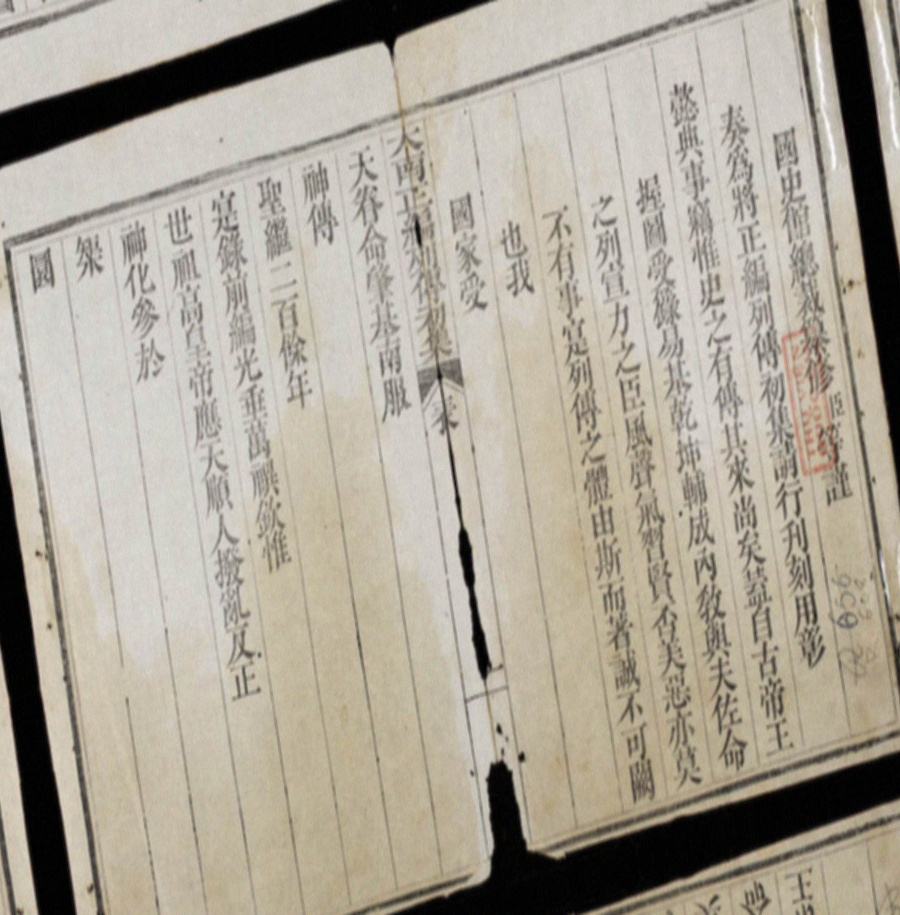
#> input picture generated_dataset/scale_rotate_noise_blur_flip_data/original_data/images/nlvnpf-0137-01-001.jpg, 900 x 915 px, found by its file name
$ jupyter execute --allow-errors data_analysis_hung.ipynb
#> lines starting #> are read from the running program, lines starting #| are printed output that depends on the picture
test các hàm cơ bản xem chạy như nào

[cell 1]
import os
import numpy as np
import matplotlib.pyplot as plt
import cv2

tạo bounding box trên labels_new: ở tập train của labels có 5 chỉ số, chỉ focus vào 4 chỉ số sau: x, y, w, h trong đó (x, y) là tọa độ tâm của chữ. Ở labels_new: (x, y) là tọa độ góc trái trên

[cell 2]
# READ IMAGES IN COLORED FORMAT
def read_image(path):
    return cv2.cvtColor(cv2.imread(path), cv2.COLOR_BGR2RGB)

# PLOT BB TO DEBUG
def plot_BB(image_path, coord_path):
    image = read_image(image_path)

    with open(coord_path, "r") as f:
        coordinates = [line.strip().split()[1:] for line in f.readlines()]

    plt.imshow(image)
    for coord in coordinates:
        # Split the coordinates
        x_upper_left, y_upper_left, x_below_right, y_below_right = map(float, coord)
        x = x_upper_left
        y = y_upper_left
        w = x_below_right - x_upper_left
        h = y_below_right - y_upper_left
        # Scale the coordinates to the image dimensions
        x *= image.shape[1]
        y *= image.shape[0]
        w *= image.shape[1]
        h *= image.shape[0]
        # Convert coordinates to integers
        x, y, w, h = map(int, (x, y, w, h))

        rect_box = plt.Rectangle((x, y), w, h, color='red', fill=False, lw=1)
        plt.gca().add_patch(rect_box)

[cell 3]
img_dir = "wb_localization_dataset/images/train/nlvnpf-0137-01-001.jpg"
coord_dir = "labels_new/train/nlvnpf-0137-01-001.txt"
#> (the rest of this cell did not finish here and is left out)

Xem data của 1 ảnh với 5 trường dữ liệu: x, y, w, h, area

[cell 4]
def cal_overall_stat(labels_folder):
  overall_stat = []
  for filename in os.listdir(labels_folder):
    if filename.endswith(".txt"):
        label_file = os.path.join(labels_folder, filename)
        with open(label_file, "r") as f:
            coordinates = [line.strip().split()[1:] for line in f.readlines()]

            for coord in coordinates:
                # Split the coordinates
                x_upper_left, y_upper_left, x_below_right, y_below_right = map(float, coord)
                x = x_upper_left
                y = y_upper_left
                w = x_below_right - x_upper_left
                h = y_below_right - y_upper_left
                area = h * w

                char_dat = [x, y, w, h, area]
                overall_stat.append(char_dat)
  return np.array(overall_stat)

overall_stat = cal_overall_stat("labels_new/train/")
print(overall_stat.shape)

Data tất cả các ảnh
hàm này sẽ trả về 5 cái variance ứng với 5 loại x, y, w, h, area của từng ảnh. Mỗi row sẽ chứa variance của từng ảnh
variance: phương sai

[cell 5]
#hàm này sẽ trả về 5 cái variance ứng với 5 loại x, y, w, h, area. Mỗi row sẽ chứa variance của từng ảnh
def cal_labels_statis(labels_folder):
  overall_statis = []
  for filename in os.listdir(labels_folder):
    if filename.endswith(".txt"):
        label_file = os.path.join(labels_folder, filename)
        with open(label_file, "r") as f:
            coordinates = [line.strip().split()[1:] for line in f.readlines()]
            pic_dat = []
            for coord in coordinates:
                # Split the coordinates
                x_upper_left, y_upper_left, x_below_right, y_below_right = map(float, coord)
                x = x_upper_left
                y = y_upper_left
                w = x_below_right - x_upper_left
                h = y_below_right - y_upper_left
                area = h * w

                char_dat = [x, y, w, h, area]
                pic_dat.append(char_dat)
            pic_dat = np.array(pic_dat)

            #Cal statistical values - variance
            x_dis = pic_dat[:, 0]
            x_var = np.var(x_dis)

            y_dis = pic_dat[:, 1]
            y_var = np.var(y_dis)

            s_w = pic_dat[:, 2]
            w_var = np.var(s_w)

            s_h = pic_dat[:, 3]
            h_var = np.var(s_h)

            s_area = pic_dat[:, 4]
            area_var = np.var(s_area)

            pic_var = [x_var, y_var, w_var, h_var, area_var]
            overall_statis.append(pic_var)
  return np.array(overall_statis)

label_stat = cal_labels_statis("labels_new/train")
print(label_stat.shape)

[cell 6]
# Create the index column
index_col = np.arange(label_stat.shape[0])
# Add the index column to the array
label_stat = np.column_stack((index_col, label_stat))

print(label_stat.shape)

Đồ thị biểu diễn phương sai của x, y, w, h, area qua từng ảnh.
trục x: thứ tự các ảnh
trục y: phương sai ứng với ảnh đó

[cell 7]
# Plotting multiple lines on a single plot
plt.plot(label_stat[:, 0], label_stat[:, 1], color='b')

# Adding labels and title
plt.xlabel('No_img')
plt.ylabel('Var')
plt.title('Stat_X')

# Displaying the legend and the plot
plt.show()
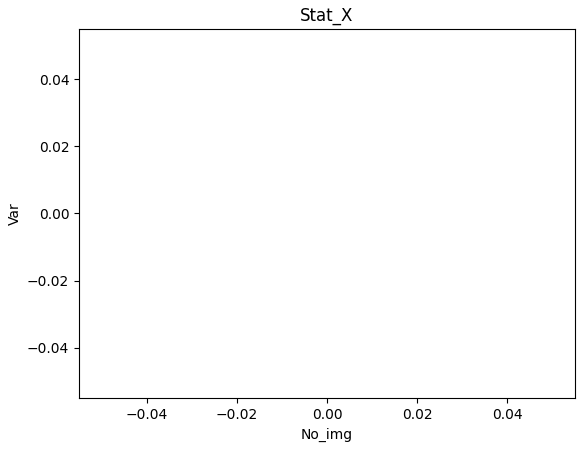
#> figure drawn by matplotlib, 1 panel

#> (the rest of this cell did not finish here and is left out)
